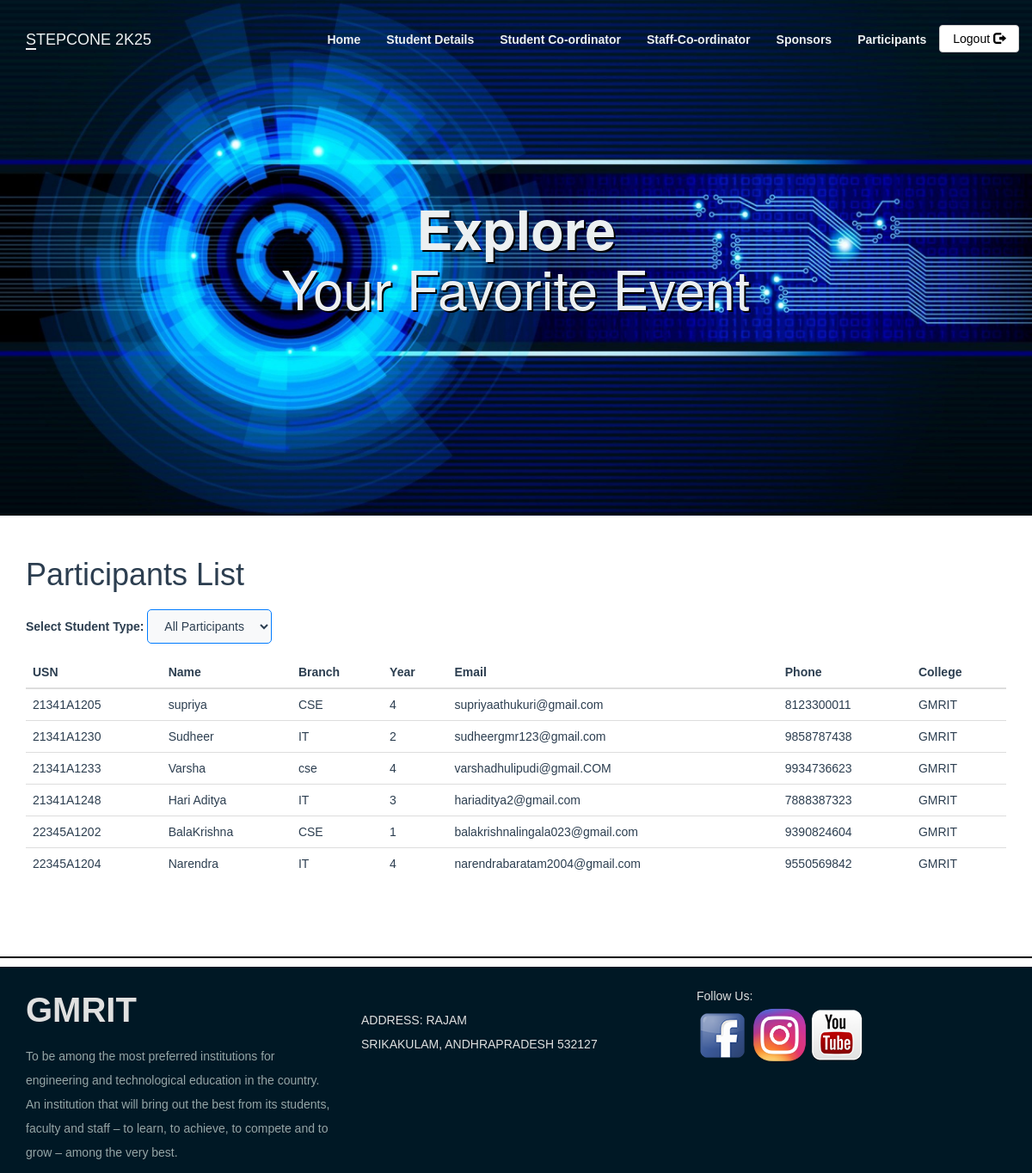
Screenshot of /participants.php with the database file from the repository.
### tables this page shows
CREATE TABLE `participent` (
  `usn` varchar(20) NOT NULL,
  `student_type` varchar(30) NOT NULL,
  `name` varchar(100) NOT NULL,
  `branch` varchar(11) NOT NULL,
  `year` int(11) NOT NULL,
  `email` varchar(300) NOT NULL,
  `phone` varchar(12) NOT NULL,
  `college` varchar(20) NOT NULL
);

### participants.php (the view, shortened to what this page needs)
<?php
include_once 'classes/db1.php';
$sql = "SELECT * FROM participent";
$result = mysqli_query($conn, $sql);
?>
<!DOCTYPE html>
<html lang="en">
<head>
    <link rel="stylesheet" href="path/to/your/bootstrap.css">
</head>
<body>
    <?php require 'utils/adminHeader.php'; ?>
    <div class="content">
        <div class="container">
            <h1>Participants List</h1>
            <div class="form-group">
                <label for="studentTypeDropdown">Select Student Type:</label>
                <select id="studentTypeDropdown" onchange="filterParticipants()">
                    <option value="">All Participants</option>
                </select>
            </div>
            <?php if (mysqli_num_rows($result) > 0): ?>
                <table class="table table-hover">
                    <thead>
                        <tr>
                            <th>USN</th>
                            <th>Name</th>
                            <th>Branch</th>
                            <th>Year</th>
                            <th>Email</th>
                            <th>Phone</th>
                            <th>College</th>
                        </tr>
                    </thead>
                    <tbody>
                        <?php while ($row = mysqli_fetch_array($result)): ?>
                            <tr>
                                <td><?php echo $row['usn']; ?></td>
                                <td><?php echo $row['name']; ?></td>
                                <td><?php echo $row['branch']; ?></td>
                                <td><?php echo $row['year']; ?></td>
                                <td><?php echo $row['email']; ?></td>
                                <td><?php echo $row['phone']; ?></td>
                                <td><?php echo $row['college']; ?></td>
                            </tr>
                        <?php endwhile; ?>
                    </tbody>
                </table>
            <?php else: ?>
                <p>No participants found.</p>
            <?php endif; ?>
        </div>
    </div>
    <?php require 'utils/footer.php'; ?>
</body>
</html>

### css/style.css (style rules this page uses)
body { overflow-x: hidden; }
.content { font-family: Arial, Helvetica, sans-serif; color: #2C3E50; }

### participants.php (style rules this page uses)
.form-group { margin: 20px 0; }
select { padding: 10px 15px; border-radius: 5px; border: 1px solid #007bff; background-color: #f8f9fa; font-size: 16px; color: #333; }

### rows the page displays
participent: usn "21341A1205", name "supriya", branch "CSE", year "4", email "supriyaathukuri@gmail.com", phone "8123300011", college "GMRIT"
participent: usn "21341A1230", name "Sudheer", branch "IT", year "2", email "sudheergmr123@gmail.com", phone "9858787438", college "GMRIT"
participent: usn "21341A1233", name "Varsha", branch "cse", year "4", email "varshadhulipudi@gmail.COM", phone "9934736623", college "GMRIT"
participent: usn "21341A1248", name "Hari Aditya", branch "IT", year "3", email "hariaditya2@gmail.com", phone "7888387323", college "GMRIT"
participent: usn "22345A1202", name "BalaKrishna", branch "CSE", year "1", email "balakrishnalingala023@gmail.com", phone "9390824604", college "GMRIT"
participent: usn "22345A1204", name "Narendra", branch "IT", year "4", email "narendrabaratam2004@gmail.com", phone "9550569842", college "GMRIT"
